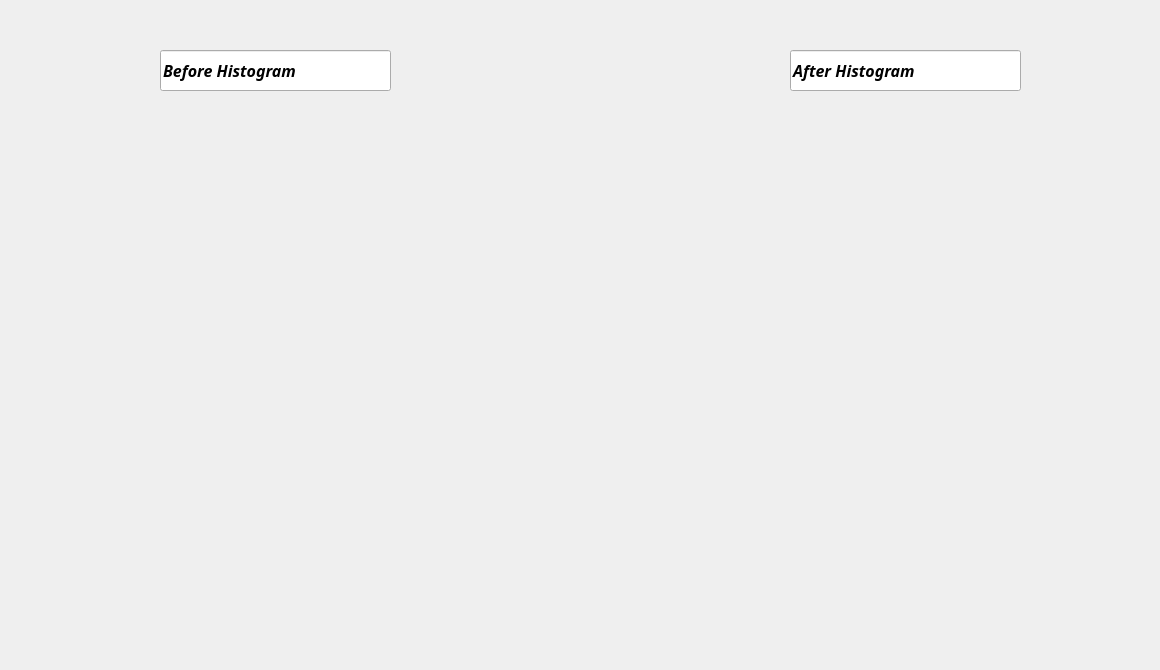
    <widget class="QWidget" name="page_8">
     <widget class="QLabel" name="l_image_13">
      <property name="geometry">
       <rect>
        <x>20</x>
        <y>120</y>
        <width>551</width>
        <height>541</height>
       </rect>
      </property>
      <property name="text">
       <string/>
      </property>
     </widget>
     <widget class="QLabel" name="l_image_14">
      <property name="geometry">
       <rect>
        <x>600</x>
        <y>120</y>
        <width>551</width>
        <height>541</height>
       </rect>
      </property>
      <property name="text">
       <string/>
      </property>
     </widget>
     <widget class="QLineEdit" name="line_factor_13">
      <property name="geometry">
       <rect>
        <x>160</x>
        <y>50</y>
        <width>231</width>
        <height>41</height>
       </rect>
      </property>
      <property name="font">
       <font>
        <family>Lucida Handwriting</family>
        <pointsize>12</pointsize>
        <weight>75</weight>
        <italic>true</italic>
        <bold>true</bold>
       </font>
      </property>
      <property name="text">
       <string>Before Histogram</string>
      </property>
     </widget>
     <widget class="QLineEdit" name="line_factor_14">
      <property name="geometry">
       <rect>
        <x>790</x>
        <y>50</y>
        <width>231</width>
        <height>41</height>
       </rect>
      </property>
      <property name="font">
       <font>
        <family>Lucida Handwriting</family>
        <pointsize>12</pointsize>
        <weight>75</weight>
        <italic>true</italic>
        <bold>true</bold>
       </font>
      </property>
      <property name="text">
       <string>After Histogram</string>
      </property>
     </widget>
    </widget>
